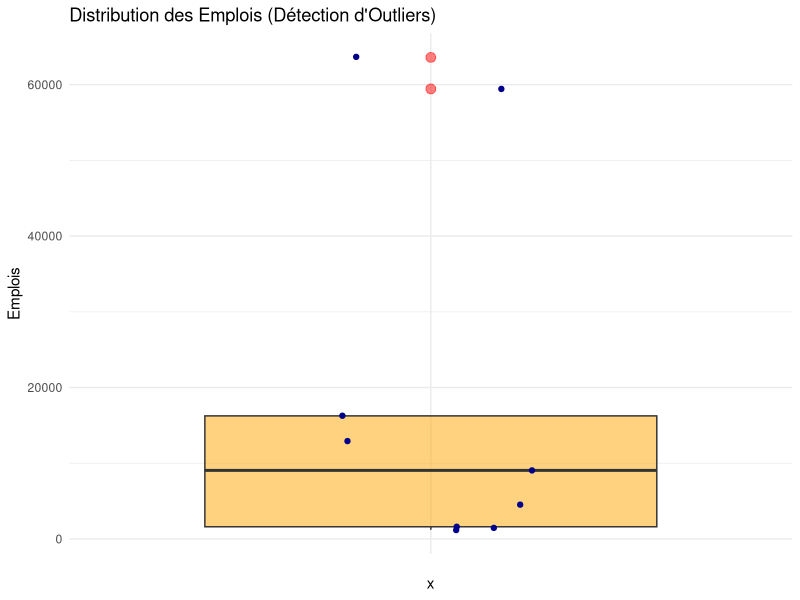
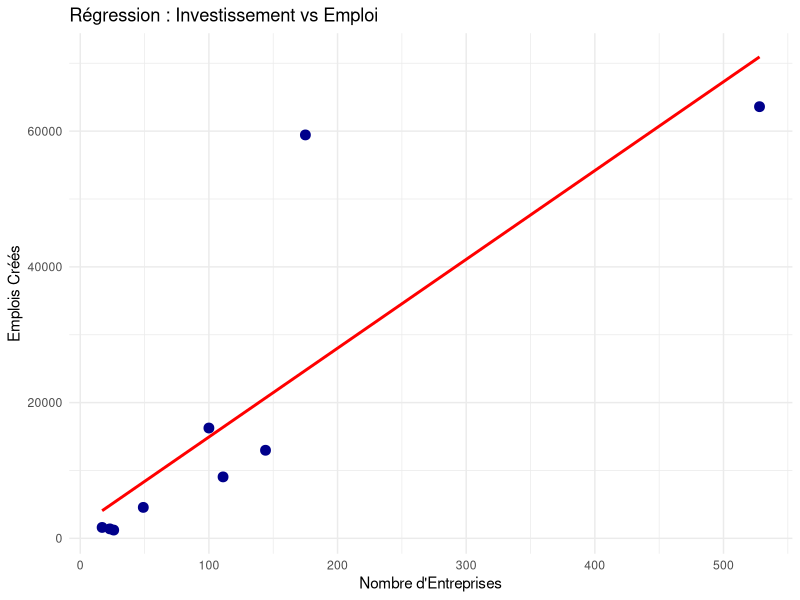

R code for these plots, in order:
## ---- chunk 1
#| label: pays-raw
#| echo: true
#| warning: false
#| message: false

library(tidyverse)
library(readxl)

# Lecture du fichier Brut
if(file.exists("repartitionentreprisesetrangereparpays.xls")) {
  df_countries <- read_excel("repartitionentreprisesetrangereparpays.xls", skip = 0)
  
  # Affichage des données BRUTES
  print("--- APERÇU BRUT (Avant) ---")
  head(df_countries, 3)
}
## ---- chunk 2
#| label: pays-clean
#| echo: true

if(exists("df_countries")) {
  # Transformation ETL
  final_map_data <- df_countries %>%
    rename(Sector = 1) %>%
    filter(!is.na(Sector), Sector != "Total") %>%
    mutate(Sector = trimws(Sector)) %>%
    # Pivotage : Colonnes -> Lignes
    pivot_longer(cols = -Sector, names_to = "Country", values_to = "Companies") %>%
    # Regex : Suppression des espaces pour convertir en nombre
    mutate(Companies = as.numeric(gsub("[^0-9]", "", Companies)))

  # Affichage des données PROPRES
  print("--- APERÇU NETTOYÉ (Après) ---")
  head(final_map_data, 3)
} else {
   final_map_data <- data.frame(Sector=character())
}
## ---- chunk 3
#| label: jobs-raw
#| echo: true

# Lecture du fichier Brut
if(file.exists("emploientreprisesetrangere.xls")) {
  df_jobs <- read_excel("emploientreprisesetrangere.xls", skip = 0)
  
  # Affichage des données BRUTES
  print("--- APERÇU BRUT (Avant) ---")
  head(df_jobs, 3)
}
## ---- chunk 4
#| label: jobs-clean
#| echo: true

if(exists("df_jobs")) {
  # Transformation ETL
  final_jobs_data <- df_jobs %>%
    rename(Sector = 1) %>%
    select(Sector, `Totalement Exportatrices`, AUTRE) %>%
    filter(!is.na(Sector), Sector != "Total") %>%
    mutate(Sector = trimws(Sector)) %>%
    pivot_longer(cols = -Sector, names_to = "Company_Type", values_to = "Jobs") %>%
    mutate(Jobs = as.numeric(gsub("[^0-9]", "", Jobs)))

  # Affichage des données PROPRES
  print("--- APERÇU NETTOYÉ (Après) ---")
  head(final_jobs_data, 3)
} else {
  final_jobs_data <- data.frame(Sector=character())
}
## ---- chunk 5
#| label: merge-data
#| echo: true

if(nrow(final_map_data) > 0) {
  stats_data <- final_map_data %>%
    group_by(Sector) %>%
    summarise(Total_Companies = sum(Companies, na.rm = TRUE)) %>%
    left_join(
      final_jobs_data %>% group_by(Sector) %>% summarise(Total_Jobs = sum(Jobs, na.rm = TRUE)),
      by = "Sector"
    )
    
  print("--- RESULTAT FINAL (Fusionné) ---")
  head(stats_data)
} else {
  stats_data <- data.frame(Sector=c("A"), Total_Companies=c(0), Total_Jobs=c(0))
}
## ---- chunk 6
#| echo: true
mean_jobs <- mean(stats_data$Total_Jobs, na.rm = TRUE)
median_jobs <- median(stats_data$Total_Jobs, na.rm = TRUE)

print(paste("Moyenne :", round(mean_jobs, 2)))
print(paste("Médiane :", round(median_jobs, 2)))
## ---- chunk 7
#| echo: true
if(nrow(stats_data) >= 3 && nrow(stats_data) <= 5000) {
  shapiro.test(stats_data$Total_Jobs)
}
## ---- chunk 8
#| echo: true
cor_val <- cor(stats_data$Total_Companies, stats_data$Total_Jobs, use = "complete.obs")
print(paste("Coefficient de Corrélation :", round(cor_val, 4)))

model <- lm(Total_Jobs ~ Total_Companies, data = stats_data)
model$coefficients 
## ---- chunk 9
#| label: plot-boxplot
#| echo: true
#| fig-align: center

print("Génération du Boxplot...")
p2 <- ggplot(stats_data, aes(x = "", y = Total_Jobs)) +
  geom_boxplot(fill = "orange", alpha = 0.5, outlier.color = "red", outlier.size = 3) +
  geom_jitter(width = 0.2, color = "darkblue") + # Points réels
  theme_minimal() +
  labs(
    title = "Distribution des Emplois (Détection d'Outliers)",
    y = "Emplois"
  )
print(p2)
## ---- chunk 10
#| echo: false
#| fig-align: center

ggplot(stats_data, aes(x = Total_Companies, y = Total_Jobs)) +
  geom_point(color = "darkblue", size = 3) +
  geom_smooth(method = "lm", color = "red", se = FALSE) +
  theme_minimal() +
  labs(
    title = "Régression : Investissement vs Emploi",
    x = "Nombre d'Entreprises",
    y = "Emplois Créés"
  )
